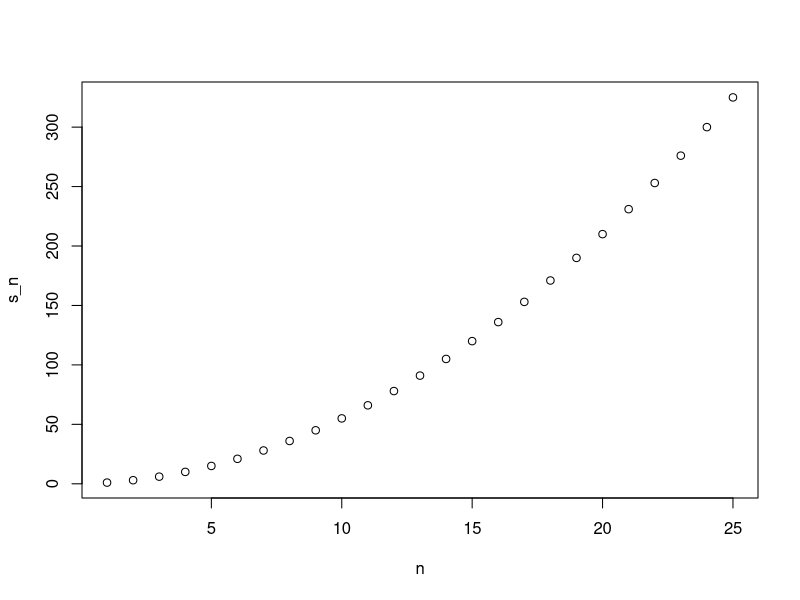
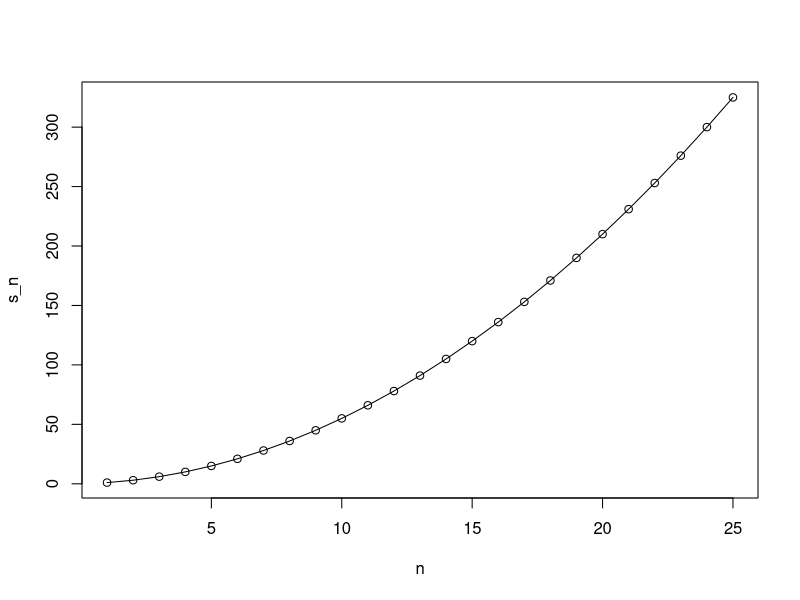
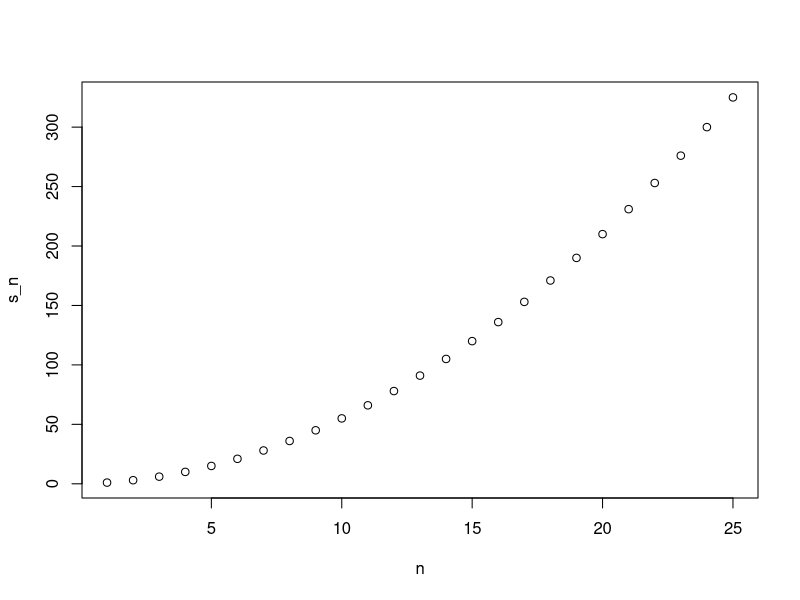
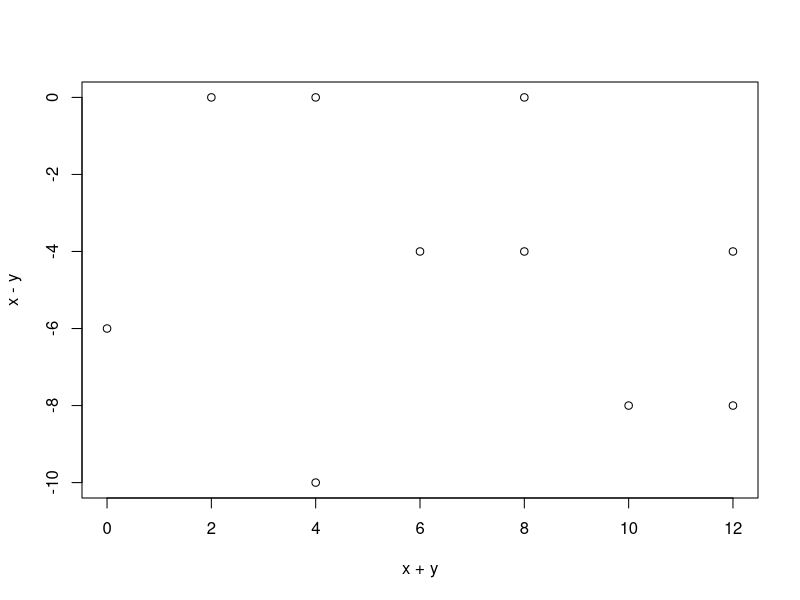
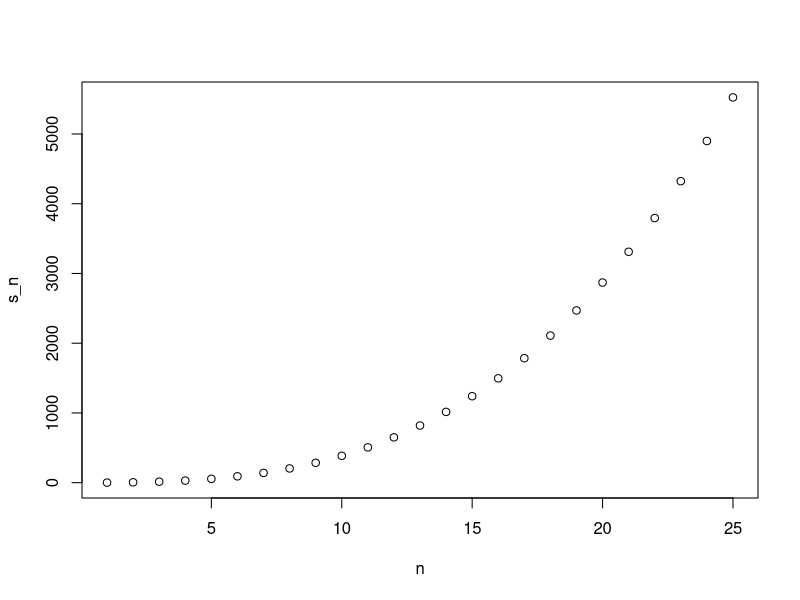

The R script that drew these images, in order:
## ---- chunk 1
knitr::opts_chunk$set(echo = TRUE)
## ---- chunk 2
compute_s_n <- function(n){
  x <- 1:n
  sum(x)
}
## ---- chunk 3
for(i in 1:5){
  print(i)
}
## ---- chunk 4
m <- 25
s_n <- vector(length = m) # create an empty vector
for(n in 1:m){
  s_n[n] <- compute_s_n(n)
}
## ---- chunk 5
n <- 1:m
plot(n, s_n)
## ---- chunk 6
head(data.frame(s_n = s_n, formula = n*(n+1)/2))
## ---- chunk 7
plot(n, s_n)
lines(n, n*(n+1)/2)
## ---- chunk 8
x <- 1:10
sqrt(x)
y <- 1:10
x*y
## ---- chunk 9
n <- 1:25
compute_s_n(n)
## ---- chunk 10
x <- 1:10
sapply(x, sqrt)
## ---- chunk 11
n <- 1:25
s_n <- sapply(n, compute_s_n)
plot(n, s_n)
## ---- chunk 12
x <- c(1,2,-3,4)

if(all(x>0)){
  print("All Postives")
} else{
  print("Not all positives")
}
## ---- chunk 13
library(dslabs)
data(murders)
new_names <- ifelse(nchar(murders$state) > 8, murders$abb, NA)
## ---- chunk 14
sum_n <- function(n){
  x <- 1:n
  sum(x)
}

sum_n(5000)
## ---- chunk 15
alman_plot <- plot(x+y, x-y)
## ---- chunk 16
x <- 3
my_func <- function(y){
  x <- 5
  y+5
}
## ---- chunk 17
compute_s_n <- function(n){
  x <- 1:n
  sum(x^2)
}

compute_s_n(10)
## ---- chunk 18
s_n <- vector("numeric", 25)
for(n in 1:25){
  s_n[n] <- compute_s_n(n)
}
## ---- chunk 19
n <- 1:25
s_n <- sapply(n, compute_s_n)
## ---- chunk 20
n <- 1:25
library(purrr)
map_dbl(n, compute_s_n)
## ---- chunk 21
n <- 1:25
plot(n, s_n)
## ---- chunk 22
n <- 1:25
sn <- n*(n+1)*(2*n+1)/6
s_n == sn
